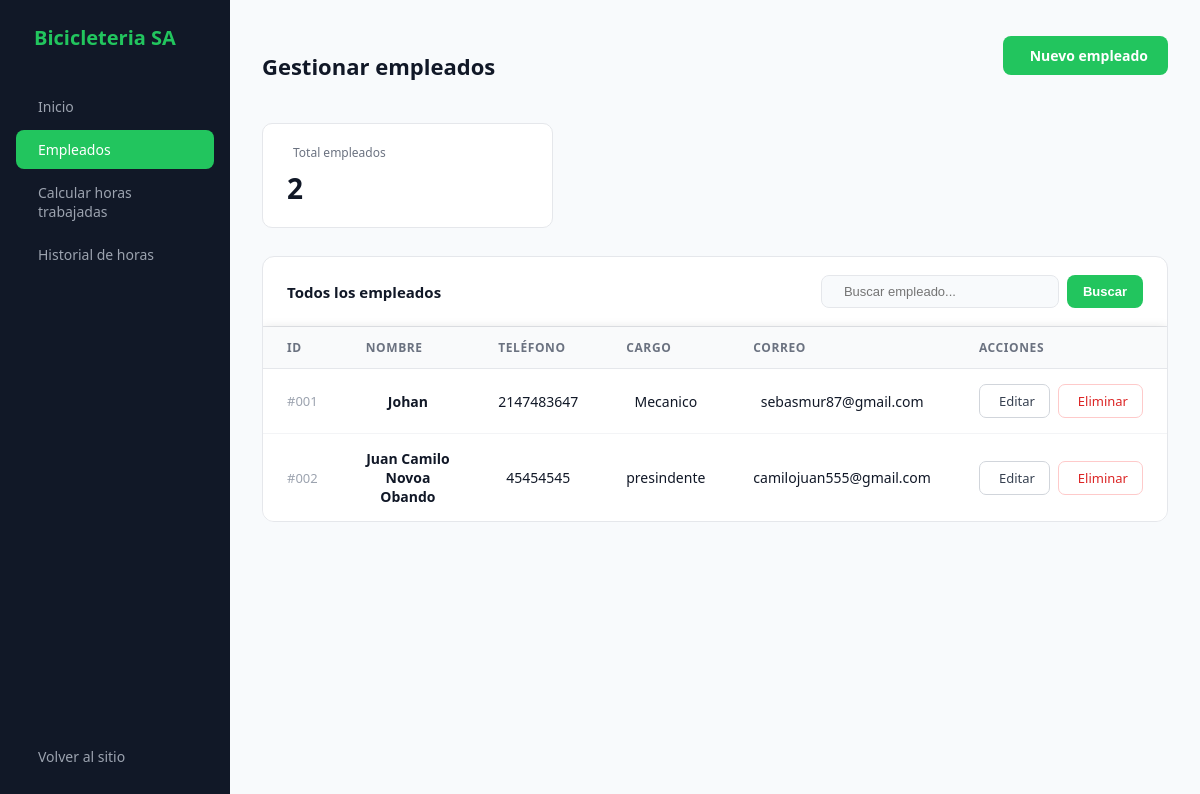
Screenshot of /crud/crud_empleado.php with the database file from the repository.
### tables this page shows
CREATE TABLE `empleado` (
  `id_empleado` int(11) NOT NULL,
  `nombre` varchar(50) DEFAULT NULL,
  `telefono` int(11) DEFAULT NULL,
  `cargo` varchar(20) DEFAULT NULL,
  `fecha_ingreso` datetime DEFAULT NULL,
  `correo` varchar(100) DEFAULT NULL,
  `contrasena` varchar(20) DEFAULT NULL
);

### crud/crud_empleado.php (the view, shortened to what this page needs)
<?php
include("../conexion.php");
$sql_total = "SELECT COUNT(*) AS total FROM empleado";
$resultado_total = mysqli_query($conexion, $sql_total);
$total = mysqli_fetch_assoc($resultado_total)['total'];
$buscar = isset($_GET['q']) ? mysqli_real_escape_string($conexion, $_GET['q']) : '';
$sql = $buscar
    ? "SELECT * FROM empleado
       WHERE nombre LIKE '%$buscar%'
       OR id_empleado LIKE '%$buscar%'
       OR cargo LIKE '%$buscar%'
       OR correo LIKE '%$buscar%'"
    : "SELECT * FROM empleado";
$resultado = mysqli_query($conexion, $sql);
?>
<!DOCTYPE html>
<html lang="es">
<head>
  <link rel="stylesheet" href="../css/style.css">
  <link rel="stylesheet" href="https://cdn.jsdelivr.net/npm/@tabler/icons-webfont@latest/tabler-icons.min.css">
</head>
<body>
<aside class="sidebar">
  <div class="sidebar-brand">
    <span>Bicicleteria SA</span>
  </div>
  <a href="panel.php" class="nav-item">
    <span>Inicio</span>
  </a>
  <a href="crud_empleado.php" class="nav-item active">
    <span>Empleados</span>
  </a>
  <a href="calcular_horas.php" class="nav-item">
    <span>Calcular horas trabajadas</span>
  </a>
  <a href="consultar_horas.php" class="nav-item">
    <span>Historial de horas</span>
  </a>
  <div class="nav-spacer"></div>
  <a href="../menucrud.php" class="nav-item">
    <span>Volver al sitio</span>
  </a>
</aside>
<main class="main">
  <div class="topbar">
    <h1>Gestionar empleados</h1>
    <a href="agregar_empleado.php" class="btn-agregar">
      <i class="ti ti-plus"></i> Nuevo empleado
    </a>
  </div>
  <div class="stats">
    <div class="stat-card">
      <div class="stat-label">
        <i class="ti ti-users"></i> Total empleados
      </div>
      <div class="stat-val">
        <?php echo $total; ?>
      </div>
    </div>
  </div>
  <div class="tabla-wrap">
    <div class="tabla-header">
      <span>
        Todos los empleados
      </span>
      <form class="search-form" method="GET" action="">
        <div class="search-box">
          <input
            type="text"
            name="q"
            placeholder="Buscar empleado..."
            value="<?php echo htmlspecialchars($buscar); ?>">
        </div>
        <button type="submit" class="btn-buscar">
          Buscar
        </button>
      </form>
    </div>
    <table>
      <thead>
        <tr>
          <th>ID</th>
          <th>Nombre</th>
          <th>Teléfono</th>
          <th>Cargo</th>
          <th>Correo</th>
          <th>Acciones</th>
        </tr>
      </thead>
      <tbody>
        <?php if(mysqli_num_rows($resultado) === 0): ?>
          <tr class="empty-row">
            <td colspan="6">
              <i class="ti ti-users-off"></i>
              No se encontraron empleados
              <?php echo $buscar ? " para \"$buscar\"" : ''; ?>
            </td>
          </tr>
        <?php else: ?>
          <?php while($fila = mysqli_fetch_assoc($resultado)): ?>
            <tr>
              <td class="id-cell">
                #<?php echo str_pad($fila['id_empleado'], 3, '0', STR_PAD_LEFT); ?>
              </td>
              <td>
                <strong>
                  <?php echo htmlspecialchars($fila['nombre']); ?>
                </strong>
              </td>
              <td>
                <?php echo htmlspecialchars($fila['telefono']); ?>
              </td>
              <td>
                <?php echo htmlspecialchars($fila['cargo']); ?>
              </td>
              <td>
                <?php echo htmlspecialchars($fila['correo']); ?>
              </td>
              <td>
                <div class="actions">
                  <a href="editar_empleado.php?id=<?php echo $fila['id_empleado']; ?>"
                     class="btn-editar">
                    Editar
                  </a>
                  <a href="eliminar_empleado.php?id=<?php echo $fila['id_empleado']; ?>"
                     class="btn-eliminar"
                     onclick="return confirm('¿Eliminar a <?php echo htmlspecialchars($fila['nombre']); ?>?')">
                    Eliminar
                  </a>
                </div>
              </td>
            </tr>
          <?php endwhile; ?>
        <?php endif; ?>
      </tbody>
    </table>
  </div>
</main>
</body>
</html>

### css/style.css (style rules this page uses)
body { margin: 0; font-family: 'Segoe UI', sans-serif; background-color: #111827; color: #ffffff; }
.btn-agregar { display:inline-block; background:#22C55E; color:white; text-decoration:none; padding:12px 20px; border-radius:5px; margin-bottom:20px; font-weight:bold; }
table { width:100%; background:white; border-collapse:collapse; box-shadow:0 0 10px rgba(0,0,0,.1); }
th { background:#22C55E; color:white; padding:15px; }
td { padding:12px; text-align:center; border-bottom:1px solid #ddd; color:black; }
.btn-editar { background:#22C55E; color:black; padding:8px 12px; text-decoration:none; border-radius:5px; }
.btn-eliminar { background:#22C55E; color:white; padding:8px 12px; text-decoration:none; border-radius:5px; }

### crud/crud_empleado.php (style rules this page uses)
* { box-sizing: border-box; margin: 0; padding: 0; }
body { font-family: 'Segoe UI', sans-serif; background: #F8FAFC; display: flex; min-height: 100vh; }
.sidebar { position: fixed; left: 0; top: 0; height: 100%; width: 230px; background: #111827; padding: 24px 16px; display: flex; flex-direction: column; gap: 4px; z-index: 100; }
.sidebar-brand { font-size: 20px; font-weight: 700; color: #22C55E; margin-bottom: 32px; padding: 0 8px; display: flex; align-items: center; gap: 10px; }
.nav-item { display: flex; align-items: center; gap: 10px; padding: 10px 12px; border-radius: 8px; color: #9CA3AF; font-size: 14px; font-weight: 500; text-decoration: none; transition: background .15s, color .15s; }
.nav-item.active { background: #22C55E; color: #fff; }
.nav-spacer { flex: 1; }
.main { margin-left: 230px; padding: 36px 32px; flex: 1; min-height: 100vh; }
.topbar { display: flex; justify-content: space-between; align-items: center; margin-bottom: 28px; }
.topbar h1 { font-size: 22px; font-weight: 700; color: #111827; }
.btn-agregar { display: inline-flex; align-items: center; gap: 7px; background: #22C55E; color: #fff; border: none; padding: 10px 20px; border-radius: 8px; font-size: 14px; font-weight: 600; text-decoration: none; cursor: pointer; transition: background .2s; }
.stats { display: grid; grid-template-columns: repeat(3, 1fr); gap: 16px; margin-bottom: 28px; }
.stat-card { background: #fff; border-radius: 10px; border: 1px solid #E5E7EB; padding: 20px 24px; }
.stat-card .stat-label { font-size: 12px; color: #6B7280; margin-bottom: 8px; display: flex; align-items: center; gap: 6px; }
.stat-card .stat-val { font-size: 28px; font-weight: 700; color: #111827; }
.tabla-wrap { background: #fff; border-radius: 12px; border: 1px solid #E5E7EB; overflow: hidden; }
.tabla-header { display: flex; justify-content: space-between; align-items: center; padding: 18px 24px; border-bottom: 1px solid #E5E7EB; }
.tabla-header span { font-size: 15px; font-weight: 600; color: #111827; }
.search-form { display: flex; align-items: center; gap: 8px; }
.search-box { display: flex; align-items: center; gap: 8px; background: #F8FAFC; border: 1px solid #E5E7EB; border-radius: 8px; padding: 8px 14px; }
.search-box input { border: none; background: transparent; outline: none; font-size: 13px; color: #111827; width: 200px; }
.btn-buscar { background: #22C55E; color: #fff; border: none; padding: 9px 16px; border-radius: 8px; font-size: 13px; font-weight: 600; cursor: pointer; transition: background .2s; }
table { width: 100%; border-collapse: collapse; }
thead th { padding: 12px 24px; text-align: left; font-size: 12px; font-weight: 600; color: #6B7280; background: #F9FAFB; text-transform: uppercase; letter-spacing: .05em; border-bottom: 1px solid #E5E7EB; }
tbody td { padding: 15px 24px; font-size: 14px; color: #111827; border-bottom: 1px solid #F3F4F6; }
tbody tr:last-child td { border-bottom: none; }
.id-cell { color: #9CA3AF; font-size: 13px; }
.actions { display: flex; gap: 8px; }
.btn-editar { display: inline-flex; align-items: center; gap: 5px; padding: 7px 14px; border-radius: 7px; border: 1px solid #D1D5DB; background: #fff; font-size: 13px; font-weight: 500; color: #374151; text-decoration: none; transition: background .15s, border .15s; }
.btn-eliminar { display: inline-flex; align-items: center; gap: 5px; padding: 7px 14px; border-radius: 7px; border: 1px solid #FECACA; background: #fff; font-size: 13px; font-weight: 500; color: #DC2626; text-decoration: none; transition: background .15s; }

### rows the page displays
empleado: id_empleado "001", nombre "Johan", telefono "2147483647", cargo "Mecanico", correo "sebasmur87@gmail.com"
empleado: id_empleado "002", nombre "Juan Camilo Novoa Obando", telefono "45454545", cargo "presindente", correo "camilojuan555@gmail.com"

### other values shown
$total "2"
